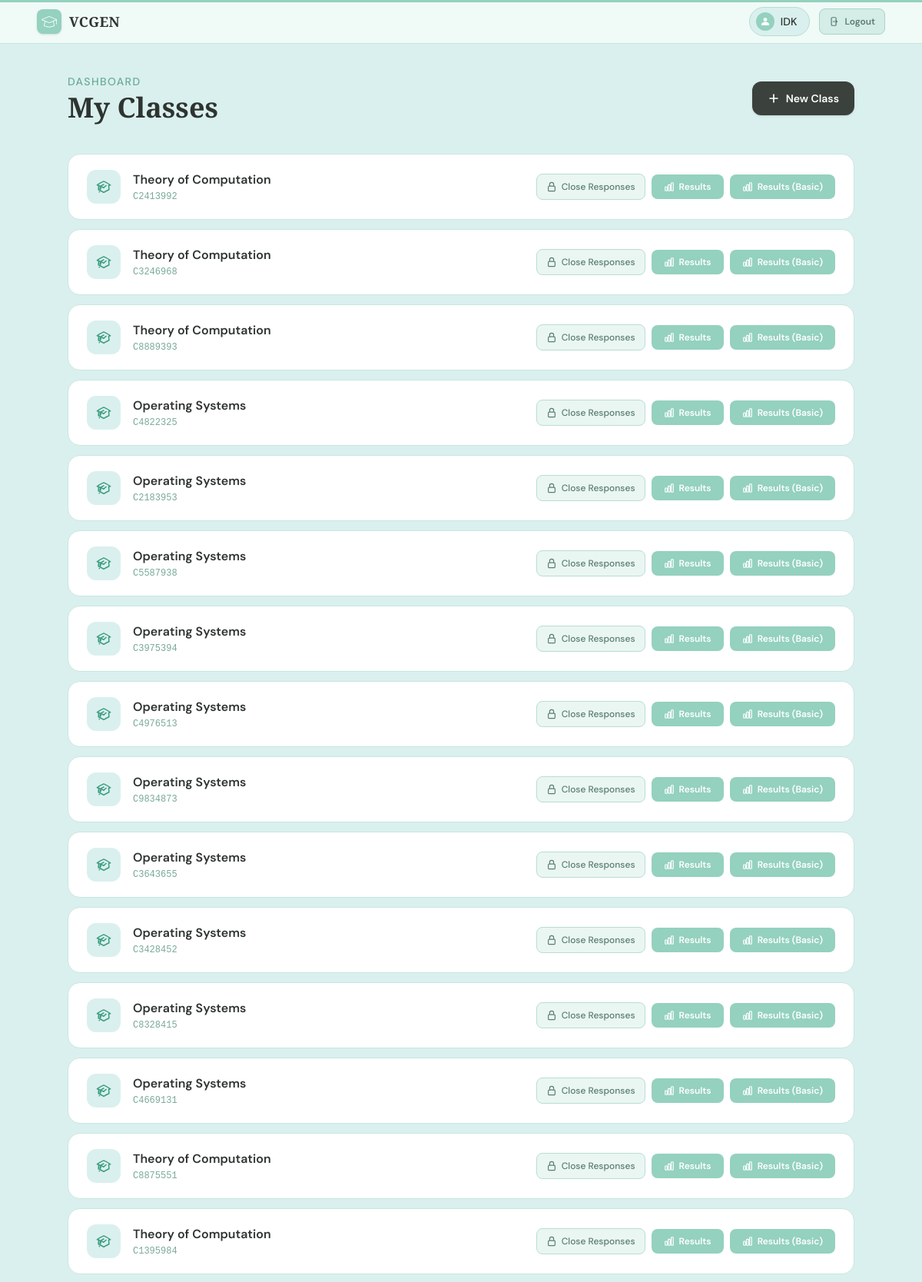
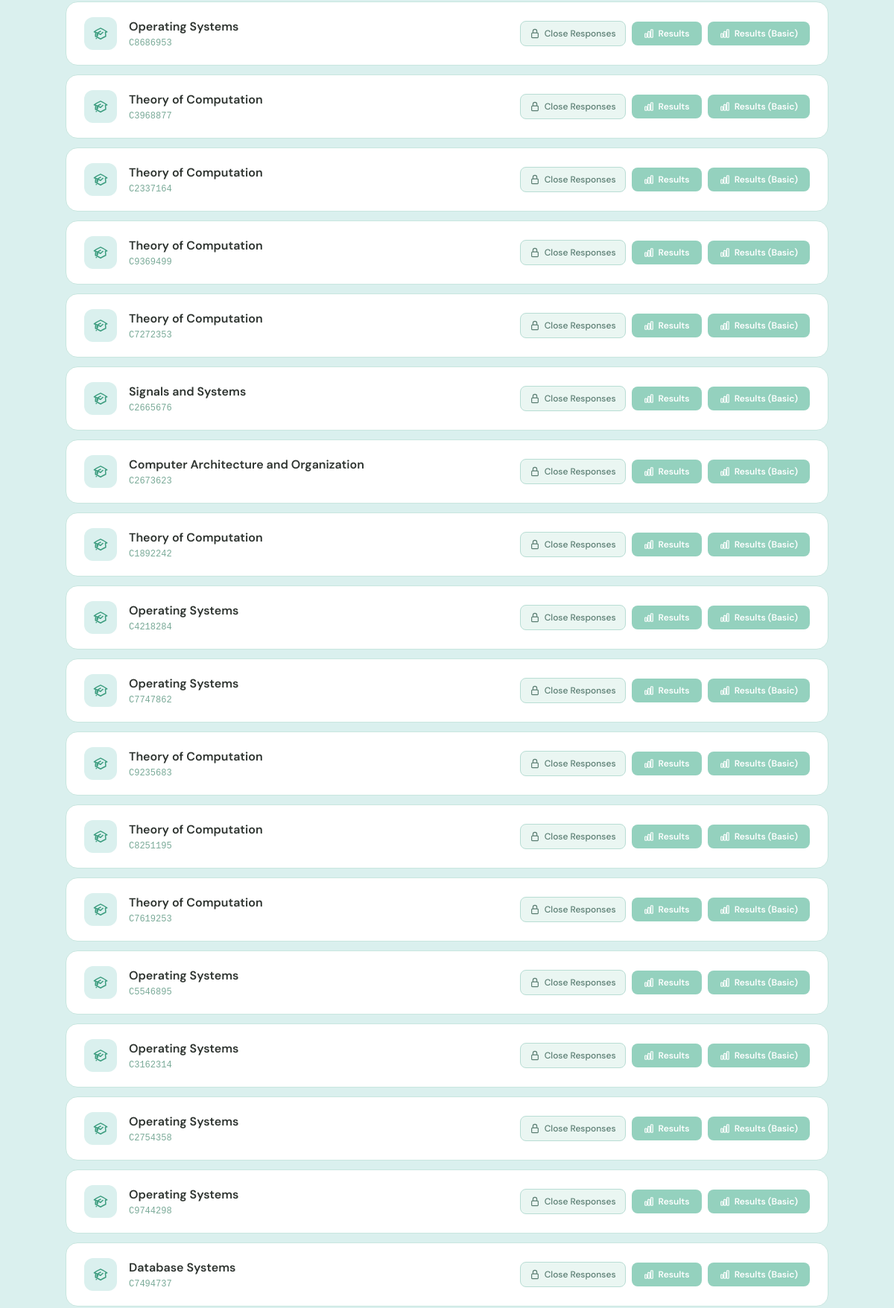
Page /classes/ (signed in, upper part) on the committed database (2 pictures, top to bottom).
### main/models.py (models this page shows, shortened)
class Teacher(models.Model):
    teacher_id=models.CharField(max_length=8,primary_key=True)
    name=models.CharField(max_length=20)
    email=models.EmailField(null=False)
    password=models.CharField(null=False,max_length=128)

class Course(models.Model):
    course_id=models.CharField(max_length=8,primary_key=True)
    teacher=models.ForeignKey(Teacher,on_delete=models.CASCADE)
    name=models.CharField(max_length=20)
    hours=models.IntegerField()
    split=models.DecimalField(decimal_places=3,max_digits=10)
    accepting_response=models.BooleanField(default=True)

### main/views.py (the view)
# urls.py: path("classes/",views.classes,name="classes"),
def classes(request):
    context={}
    if 'user' not in request.session:
        return redirect('login')
    else:
        context['name']=Teacher.objects.filter(teacher_id=request.session['user'])[0].name
    context['classes']=Course.objects.filter(teacher=Teacher.objects.filter(teacher_id=request.session['user'])[0])
    return render(request,"main/classes.html",context=context)

### main/templates/main/classes.html (shortened to what this page needs)
{% extends "base.html" %}
{% block body %}
<main class="min-h-screen bg-[#daf0ee] px-4 py-10 sm:px-6 lg:px-12">
  <div class="max-w-5xl mx-auto">
    <div class="flex flex-col sm:flex-row sm:items-center justify-between gap-4 mb-10">
      <div>
        <p class="text-sm font-medium text-[#6aab97] uppercase tracking-widest mb-1">Dashboard</p>
        <h1 class="text-4xl font-bold text-[#2e3430] cusfont">My Classes</h1>
      </div>
      <button
        onclick="location.href='/newclass';"
        class="inline-flex items-center gap-2 bg-[#3b413c] hover:bg-[#2e3430] text-white font-semibold text-sm px-5 py-3 rounded-xl transition-all duration-200 hover:scale-[1.02] hover:cursor-pointer shadow-sm"
      >
        <svg xmlns="http://www.w3.org/2000/svg" class="w-4 h-4" fill="none" viewBox="0 0 24 24" stroke-width="2.5" stroke="currentColor">
          <path stroke-linecap="round" stroke-linejoin="round" d="M12 4.5v15m7.5-7.5h-15"/>
        </svg>
        New Class
      </button>
    </div>
    {% if classes %}
    <div class="flex flex-col gap-3">
      {% for class in classes %}
      <div class="group bg-white border border-[#c8e6df] rounded-2xl px-6 py-5 flex flex-col sm:flex-row sm:items-center justify-between gap-4 hover:border-[#94d1be] hover:shadow-md transition-all duration-200">
        <div class="flex items-center gap-4 min-w-0">
          <div class="flex-shrink-0 w-11 h-11 rounded-xl bg-[#daf0ee] flex items-center justify-center">
          </div>
          <div class="min-w-0">
            <h2 class="text-base font-semibold text-[#2e3430] truncate">{{ class.name }}</h2>
            <p class="text-xs text-[#7aaa98] font-mono mt-0.5">{{ class.course_id }}</p>
          </div>
        </div>
        <div class="flex flex-wrap items-center gap-2 sm:flex-shrink-0">
          <button
            onclick="location.href='/closeresponses/{{ class.course_id }}';"
            class="inline-flex items-center gap-1.5 text-xs font-medium text-[#5a7d72] bg-[#eaf6f2] hover:bg-[#d4ede6] border border-[#b8ddd4] px-3 py-2 rounded-lg transition-all duration-150 hover:cursor-pointer"
          >
            Close Responses
          </button>
          <button
            onclick="location.href='/results/{{ class.course_id }}';"
            class="inline-flex items-center gap-1.5 text-xs font-semibold text-white bg-[#94d1be] hover:bg-[#7ec4af] px-4 py-2 rounded-lg transition-all duration-150 hover:cursor-pointer"
          >
            Results
          </button>
          <button
            onclick="location.href='/results-simple/{{ class.course_id }}';"
            class="inline-flex items-center gap-1.5 text-xs font-semibold text-white bg-[#94d1be] hover:bg-[#7ec4af] px-4 py-2 rounded-lg transition-all duration-150 hover:cursor-pointer"
          >
            Results (Basic)
          </button>
        </div>
      </div>
      {% endfor %}
    </div>
    {% endif %}
  </div>
</main>
{% endblock %}

### main/templates/main/base.html (shortened to what this page needs)
<html>
  <head>
    {% load static %}
    <script src="https://cdn.jsdelivr.net/npm/@tailwindcss/browser@4"></script>
  </head>
  <body>
    <header id="site-header" class="px-4 sm:px-6 lg:px-12">
      <div class="max-w-7xl mx-auto flex items-center justify-between h-14">
        <div
          class="flex items-center gap-2.5 hover:cursor-pointer group"
          onclick="location.href='/';"
        >
          {% load static %}
          <div class="w-8 h-8 rounded-lg bg-[#94d1be] flex items-center justify-center flex-shrink-0 group-hover:bg-[#7ec4af] transition-colors duration-200 shadow-sm">
            <img src="{% static 'main/education-svg.svg' %}" class="h-5 w-5 brightness-0 invert" alt="VCGEN logo" />
          </div>
          <span class="text-lg font-bold text-[#2e3430] cusfont tracking-wide group-hover:text-[#3b9c7e] transition-colors duration-200">
            VCGEN
          </span>
        </div>
        {% if name %}
        <div class="flex items-center gap-3">
          <div class="flex items-center gap-2 bg-[#daf0ee] border border-[#b8ddd4] rounded-full pl-2 pr-4 py-1.5">
            <div class="w-6 h-6 rounded-full bg-[#94d1be] flex items-center justify-center flex-shrink-0">
              {% load static %}
              <img src="{% static 'main/person-svg.svg' %}" class="h-3.5 w-3.5 brightness-0 invert" alt="" />
            </div>
            <span class="text-sm font-medium text-[#2e3430]">{{ name }}</span>
          </div>
          <button
            onclick="location.href='/';"
            class="inline-flex items-center gap-1.5 text-xs font-semibold text-[#5a7d72] bg-[#d4ede6] hover:bg-[#c2e3d8] border border-[#a8d5c8] px-3 py-2 rounded-lg transition-all duration-150 hover:cursor-pointer"
          >
            Logout
          </button>
        </div>
        {% endif %}
      </div>
    </header>
    {% block body %}
    {% endblock %}
          {% load static %}
  </body>
</html>

### main/templates/main/base.html (style rules this page uses)
*, *::before, *::after { box-sizing: border-box; }
html, body { margin: 0; padding: 0; }
body { font-family: 'DM Sans', sans-serif; background-color: #daf0ee; color: #3b413c; display: flex; flex-direction: column; min-height: 100vh; }
.cusfont { font-family: 'Playfair Display', serif; font-optical-sizing: auto; }
#site-header { box-shadow: inset 0 3px 0 0 #94d1be, 0 1px 0 0 #c8e6df; background-color: #f0faf6; position: sticky; top: 0; z-index: 50; }

### rows in the picture
Teacher: name "IDK"
Course: name "Theory of Computation", course_id "C2413992"
Course: name "Theory of Computation", course_id "C3246968"
Course: name "Theory of Computation", course_id "C8889393"
Course: name "Operating Systems", course_id "C4822325"
Course: name "Operating Systems", course_id "C2183953"
Course: name "Operating Systems", course_id "C5587938"
Course: name "Operating Systems", course_id "C3975394"
Course: name "Operating Systems", course_id "C4976513"
Course: name "Operating Systems", course_id "C9834873"
Course: name "Operating Systems", course_id "C3643655"
Course: name "Operating Systems", course_id "C3428452"
Course: name "Operating Systems", course_id "C8328415"
Course: name "Operating Systems", course_id "C4669131"
Course: name "Theory of Computation", course_id "C8875551"
Course: name "Theory of Computation", course_id "C1395984"
Course: name "Operating Systems", course_id "C8686953"
Course: name "Theory of Computation", course_id "C3968877"
Course: name "Theory of Computation", course_id "C2337164"
Course: name "Theory of Computation", course_id "C9369499"
Course: name "Theory of Computation", course_id "C7272353"
Course: name "Signals and Systems", course_id "C2665676"
Course: name "Computer Architecture and Organization", course_id "C2673623"
Course: name "Theory of Computation", course_id "C1892242"
Course: name "Operating Systems", course_id "C4218284"
Course: name "Operating Systems", course_id "C7747862"
Course: name "Theory of Computation", course_id "C9235683"
Course: name "Theory of Computation", course_id "C8251195"
Course: name "Theory of Computation", course_id "C7619253"
Course: name "Operating Systems", course_id "C5546895"
Course: name "Operating Systems", course_id "C3162314"
Course: name "Operating Systems", course_id "C2754358"
Course: name "Operating Systems", course_id "C9744298"
Course: name "Database Systems", course_id "C7494737"
